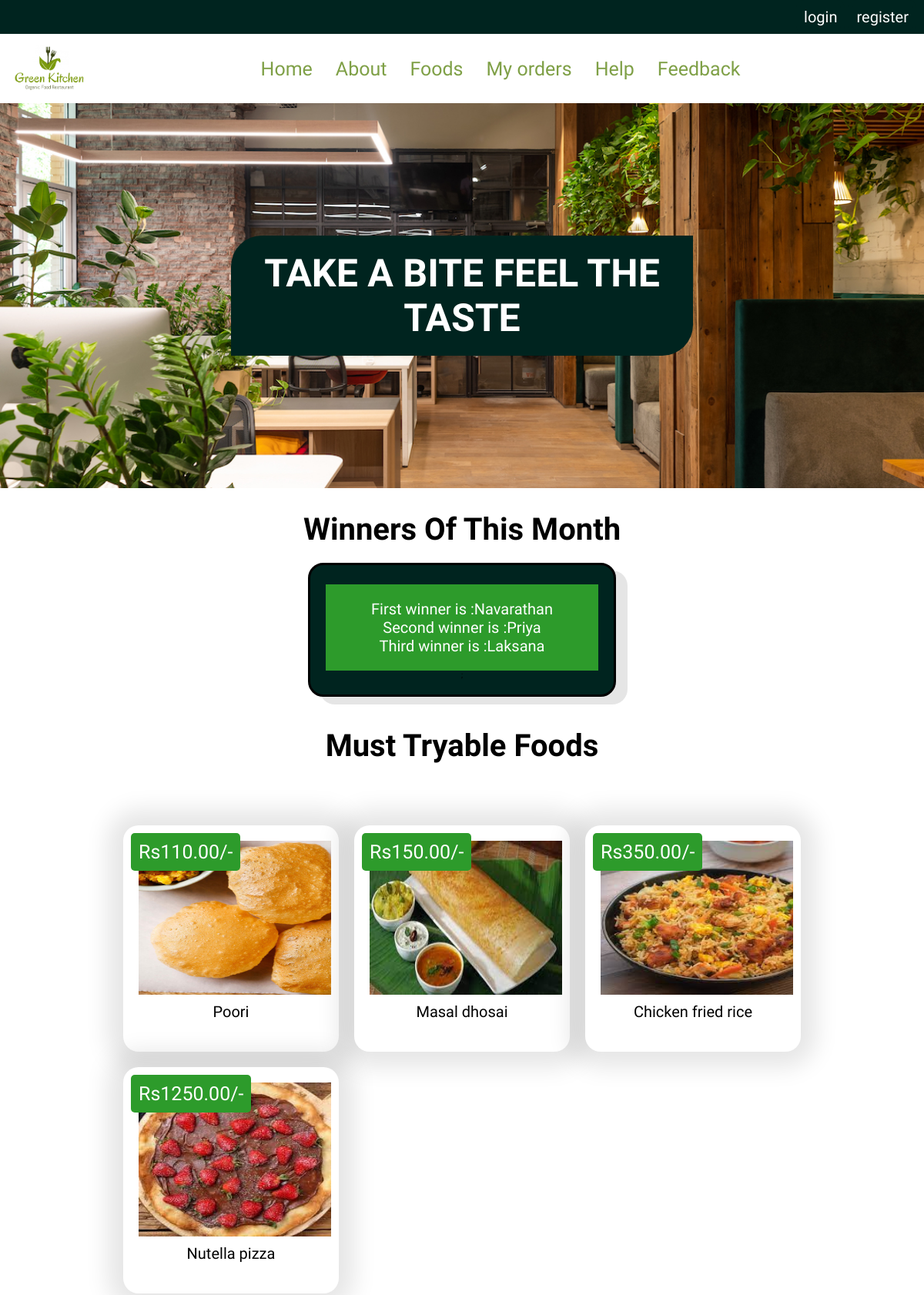
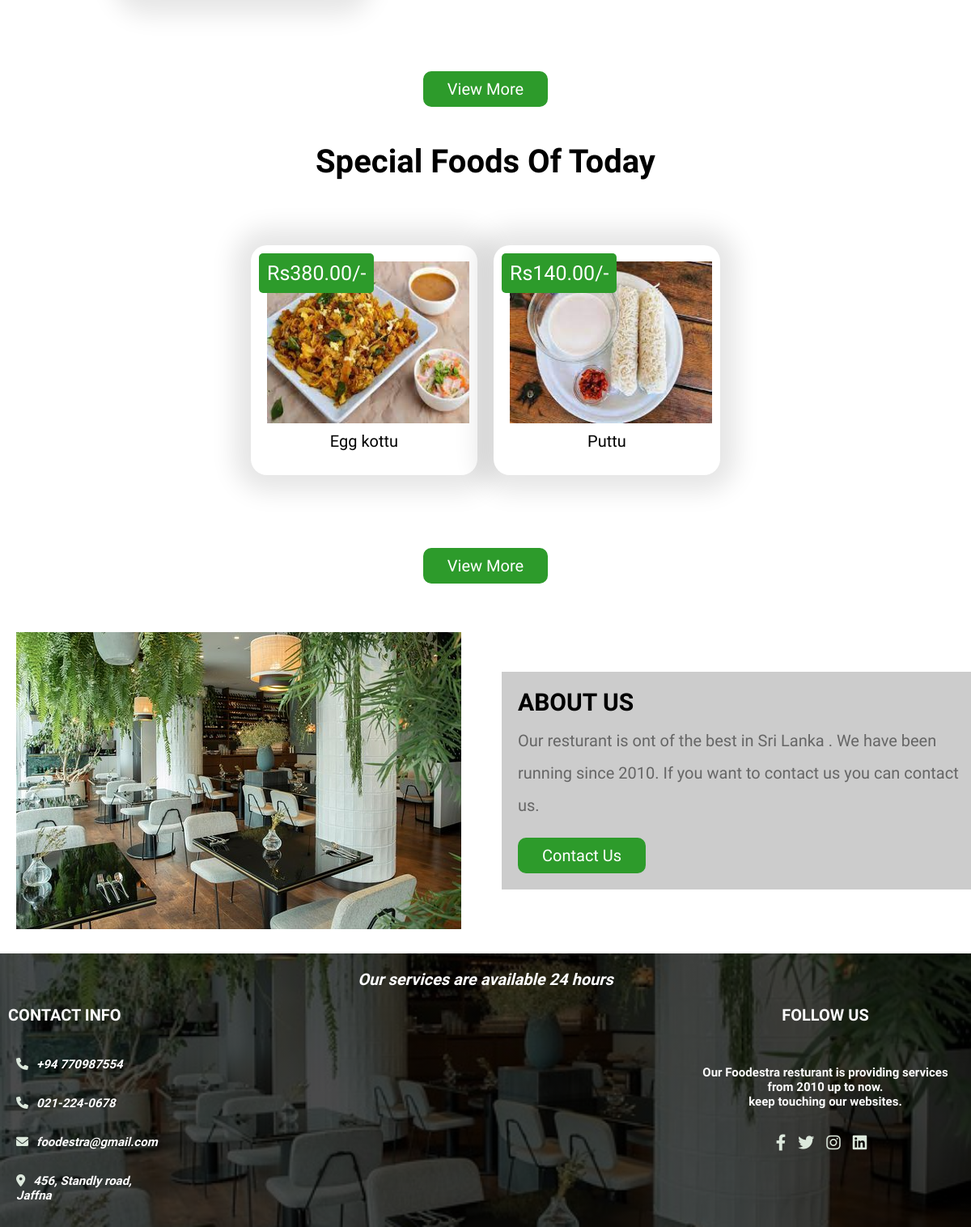
The app's page /home.php with its own data (2 pictures, top to bottom).
### tables this page shows
CREATE TABLE IF NOT EXISTS `winner` (
  `date` date NOT NULL,
  `winners` varchar(200) NOT NULL,
  UNIQUE KEY `date` (`date`)
);

CREATE TABLE IF NOT EXISTS `food_tbl` (
  `food_name` varchar(100) NOT NULL,
  `category` varchar(50) NOT NULL,
  `price` decimal(6,2) NOT NULL,
  `image` varchar(100) NOT NULL,
  `special_day` varchar(50) NOT NULL,
  `availability` varchar(15) NOT NULL,
  `rating` float NOT NULL DEFAULT '0',
  `response` int NOT NULL DEFAULT '0',
  PRIMARY KEY (`food_name`)
);

### home.php (the view, shortened to what this page needs)
<?php
include 'connection.php';
?>
<!DOCTYPE html>
<html lang="en">
<head>
   <link rel="stylesheet" href="https://cdnjs.cloudflare.com/ajax/libs/font-awesome/6.0.0/css/all.min.css">
   <link rel="stylesheet" href="css/style19.css">
   <link rel="stylesheet" href="https://cdnjs.cloudflare.com/ajax/libs/rateYo/2.3.2/jquery.rateyo.min.css">
</head>
<body>
<div class="logi">
   <p>
     <a href="login.php">login</a>
     <a href="register.php">register</a>
   </p>
</div>
   <?php include 'header.php'; ?>
<section class="home">
      <div class="content">
         <h3>Take a bite feel the taste</h3>
      </div>
</section>
<section class="products">
   <h3 class="caption">Winners of this month </h3>
   <center>
   <div class="winner">
      <?php
         $select_names= mysqli_query($conn, "SELECT winners FROM winner order by date DESC limit 1") or die('query failed');
         $row=mysqli_fetch_row($select_names);
         $user_names= explode(',',$row[0]);
         ?>
         <div class="box">
            <p><?php echo "First winner is :".$user_names[0].'<br>' ?>
               <?php echo "Second winner is :".$user_names[1].'<br>' ?>
               <?php echo "Third winner is :".$user_names[2].'<br>'?></p>;
         </div>
   </div>
   </center>
   <h1 class="caption">Must Tryable Foods</h1>
      <div class="box-container">
         <?php
            $select_rating = mysqli_query($conn, "SELECT * FROM `food_tbl` ORDER BY rating DESC LIMIT 4") or die('query failed');
            if(mysqli_num_rows($select_rating) > 0){
               while($fetch_rating = mysqli_fetch_assoc($select_rating)){
         ?>
         <a href="orders2.php">
          <form action="" method="post" class="box">
         <img class="image" src="images/<?php echo $fetch_rating['image']; ?>" alt="">
         <div class="name"><?php echo $fetch_rating['food_name']; ?></div>
         <div class="price">Rs<?php echo $fetch_rating['price']; ?>/-</div>
      </form>
               </a>
         <?php
            }
         }else{
            echo '<p class="empty">no products added yet!</p>';
         }
         ?>
      </div>
      <div class="load-more" style="margin-top: 20px; text-align:center">
         <a href="order2.php" class="home-btn">View more</a>
      </div>
<br><br><br><br>
      <h1 class="caption">Special foods of today</h1>
      <div class="box-container">
         <?php
            $select_products = mysqli_query($conn, "SELECT * FROM `food_tbl` where special_day =DAYNAME(Current_date) and availability='Yes'") or die('query failed');
            if(mysqli_num_rows($select_products) > 0){
               while($fetch_products = mysqli_fetch_assoc($select_products)){
         ?>
         <a href="orders2.php">
          <form action="" method="post" class="box">
         <img class="image" src="images/<?php echo $fetch_products['image']; ?>" alt="">
         <div class="name"><?php echo $fetch_products['food_name']; ?></div>
         <div class="price">Rs<?php echo $fetch_products['price']; ?>/-</div>
      </form>
               </a>
         <?php
            }
         }else{
            echo '<p class="empty">no products added yet!</p>';
         }
         ?>
      </div>
      <div class="load-more" style="margin-top: 20px; text-align:center">
         <a href="orders2.php" class="home-btn">View more</a>
      </div>
</section>
<section class="about_us">
   <div class="flex">
      <div class="image">
         <img src="images/2f.jpg" alt="">
      </div>
      <div class="content">
         <h3>about us</h3>
         <p>Our resturant is ont of the best in Sri Lanka . We have been running since 2010. If you want to contact us you can contact us.</p>
         <a href="contact.php" class="home-btn">contact us</a>
      </div>
   </div>
</section>
<?php include 'footer.php'; ?>
</body>
</html>

### header.php (shortened to what this page needs)
<header class="header">
   <div class="header-2">
      <div class="flex">
      <a><img src="images/green.png" height="60" width="100"></a>
         <nav class="navbar">
            <a href="home.php" title="to home page">Home</a>
            <a href="about_us.php">About</a>
            <a href="orders2.php">Foods</a>
            <a href="myorder.php">My orders</a>
            <a href="help_line.php">Help</a>
            <a href="feedback.php">Feedback</a>
         </nav>
   </div>
</header>

### footer.php
<section class="footer">
   <p>Our services are available 24 hours</p>
   <div class="box-container">
      <div class="box">
        <h3>contact info</h3>
         <p> <i class="fas fa-phone"></i>+94 770987554 </p>
         <p> <i class="fas fa-phone"></i>021-224-0678 </p>
         <p> <i class="fas fa-envelope"></i>foodestra@gmail.com </p>
         <p> <i class="fas fa-map-marker-alt"></i>456, Standly road, <br> Jaffna </p>
      </div>
      <div class="box">
         <div class="media">
            <h3>follow us</h3>
            <h6>Our Foodestra resturant is providing services<br>from 2010 up to now.<br> keep touching our websites.</h6>
            <a href="#">
               <i class="fab fa-facebook-f"></i>
               <i class="fab fa-twitter"></i>
               <i class="fab fa-instagram"></i>
               <i class="fab fa-linkedin"></i>
            </a>
         </div>
      </div>
   </div>
</section>

### css/style19.css (style rules this page uses)
* { font-family: 'Averia Gruesa Libre'; margin:0; padding:0; box-sizing: border-box; text-decoration: none; }
html { font-size: 62.5%; overflow-x: hidden; }
section { padding:30px 20px; }
.logi { font-size: 20px; text-align: right; padding: 10px; background-color:#00241f; }
.logi a { padding: 5px; border-radius: 10px; border:5px solid #00241f; color: white; width: 10px; }
.caption { text-align: center; text-transform:capitalize; font-size: 40px; margin-bottom: 20px; }
.header .header-2 { background-color: white; box-shadow:5px 10px rgba(0,0,0,.1); }
.header .header-2 .flex { padding:15px; display: flex; align-items: center; justify-content: space-between; max-width: 1200px; margin:0 auto; position: relative; }
.header .header-2 .flex .navbar a { display: block; float :left; margin:0 15px; font-size: 25px; color:rgb(127, 160, 71); }
.winner .box { border:3px solid black; width: 400px; padding: 20px; margin-bottom: 40px; border-radius: 20px; background-color:#00241f; box-shadow: 15px 10px rgba(0,0,0,.1); justify-content: center; }
.winner .box p { font-size: 20px; text-align: center; background-color: rgb(45, 155, 43); padding: 20px; color: white; margin-top: 5px; }
.home { height: 500px; background: url(../images/studio-ris-natural-office-makeover-3.jpg) no-repeat; background-size: cover; background-position: center; display: flex; align-items: center; justify-content: center; }
.home .content { text-align: center; width: 600px; }
.home .content h3 { font-size:50px; color:white; text-transform: uppercase; background-color:#00241f; padding: 20px; border-radius: 40px 0; }
.btn, .option-btn, .delete-btn, .home-btn { display: inline-block; margin-top: 10px; padding:10px 30px; cursor: pointer; color:white; font-size: 20px; border-radius: 10px; text-transform: capitalize; }
.home-btn { background-color: rgb(45, 155, 43); }
.about_us .flex { width: 1200px; margin:0 auto; display: flex; align-items: center; flex-wrap: wrap; }
.about_us .flex .image { flex:400px; }
.about_us .flex .content { flex:400px; padding:20px; background-color: #ccc; }
.about_us .flex .content h3 { font-size: 30px; color:black; text-transform: uppercase; }
.about_us .flex .content p { padding:10px 0; line-height: 2; font-size: 20px; color:#666; }
.products .box-container { max-width: 1300px; margin:0 auto; padding: 60px; display: grid; grid-template-columns: repeat(auto-fit, 280px); align-items: flex-start; gap:20px; justify-content: center; }
.products .box-container .box { background-color: white; box-shadow: 0 0 30px 20px rgba(0,0,0,.1); border-radius: 20px; padding:20px; text-align: center; position: relative; }
.products .box-container .box .image { height:200px; width:250px; }
.products .box-container .box .name { padding:10px 0; font-size: 20px; color:black; }
.products .box-container .box .price { position: absolute; top:10px; left:10px; border-radius:5px; padding:10px; font-size: 25px; color:white; background-color:rgb(45, 155, 43); }
.footer { background:linear-gradient(rgba(0,0,0,.7), rgba(0,0,0,.7)), url(../images/2f.jpg)no-repeat; background-size: cover; background-position: center; padding: 10px; }
.footer p { font-size: 20px; font-weight: bold; font-style: italic; text-align: center; padding-bottom: 10px; margin: 10px; color:white; }
.footer .box-container { max-width: 1200px; margin:0 auto; display: grid; grid-template-columns: repeat(auto-fit, minmax(300px, 1fr)); gap:500px; }
.footer .box-container .box h3 { text-transform: uppercase; color:rgb(250, 250, 250); font-size: 20px; padding-bottom: 20px; text-align: left; }
.footer .box-container .box h6 { color:rgb(250, 250, 250); font-size: 15px; padding-bottom: 20px; text-align: center; }
.footer .box-container .box p, .footer .box-container .box a { display: block; font-size:15px; color:white; padding:10px 0; text-align: left; }
.footer .box-container .box .media a, .footer .box-container .box .media h3 { text-align: center; margin-bottom: 30px; font-size:20px; }
.footer .box-container .box p i, .footer .box-container .box a i { color:rgb(220, 232, 220); padding-right: 10px; }

### records on screen
winner: winners "Navarathan", winners "Priya", winners "Laksana"
food_tbl: image (picture), food_name "Poori", price "110.00"
food_tbl: image (picture), food_name "Masal dhosai", price "150.00"
food_tbl: image (picture), food_name "Chicken fried rice", price "350.00"
food_tbl: image (picture), food_name "Nutella pizza", price "1250.00"
food_tbl: image (picture), food_name "Egg kottu", price "380.00"
food_tbl: image (picture), food_name "Puttu", price "140.00"
